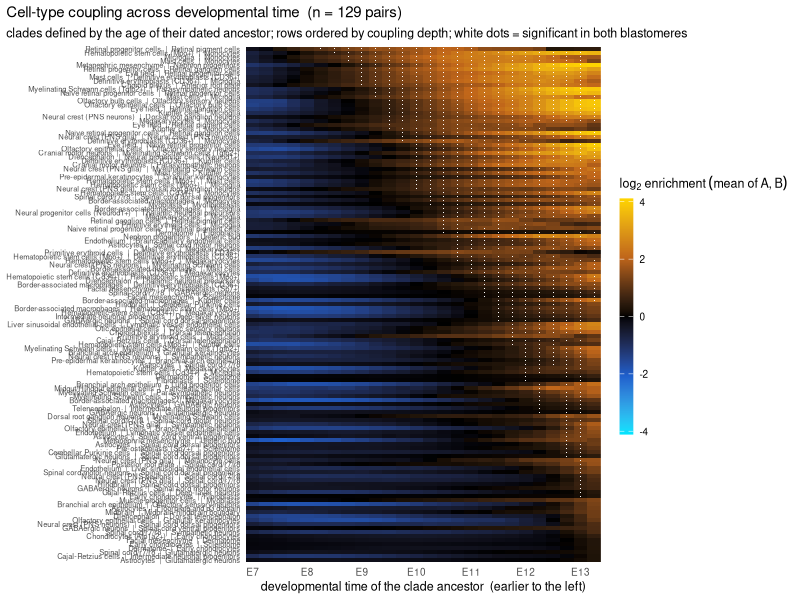

Write the R code that produced this figure. (Note: this script raises an error after producing the figure.)


#######################################################################
### Figure 5. Lineage predicts fate at every scale, from sibling pairs 
### to a dated hierarchy of cell-type couplings


#############################################################################
### Fig. 5A: Heatmap of the 37 progenitor & post-mitotic heterotypic pairings

library(ggplot2)
library(tidyr)
library(dplyr)

dat = read.csv("./figures_data/fig6B_captured_divisions.csv")

plot_dat <- dat %>%
    mutate(log2_fold = log2(fold))

prog_levels <- c(
    "Border-associated macrophages",
    "Definitive early erythroblasts (CD36-)",
    "Hematopoietic stem cells (Cd34+)",
    "Hematopoietic stem cells (Mpo+)",
    "Kupffer cells",
    "Myelinating Schwann cells",
    "Myelinating Schwann cells (Tgfb2+)",
    "Neural crest (PNS glia)",
    "Astrocytes",
    "Dorsal telencephalon",
    "Eye field",
    "Hindbrain",
    "Hypothalamus",
    "Intermediate neuronal progenitors",
    "Naive retinal progenitor cells",
    "Olfactory bulb cells",
    "Retinal progenitor cells",
    "Spinal cord dorsal progenitors",
    "Spinal cord/r7/r8",
    "Telencephalon",
    "Branchial arch epithelium",
    "Olfactory epithelial cells",
    "Otic epithelial cells",
    "Pre-epidermal keratinocytes"
)

post_levels <- c(
    "Granulocytes",
    "Megakaryocytes",
    "Osteoclasts",
    "Primitive erythroid cells",
    "Neural crest (PNS neurons)",
    "Parasympathetic neurons",
    "Sympathetic neurons",
    "Cajal-Retzius cells",
    "Cerebellar Purkinje cells",
    "Cranial motor neurons",
    "Deep-layer neurons",
    "GABAergic cortical interneurons",
    "GABAergic neurons",
    "Retinal ganglion cells",
    "Spinal cord motor neurons",
    "Granular keratinocytes",
    "Olfactory sensory neurons",
    "Otic sensory neurons"
)

plot_dat <- plot_dat %>%
    mutate(progenitor = factor(progenitor, levels = rev(prog_levels)),  # rev so first is on top
           postmitotic = factor(postmitotic, levels = post_levels))

p = ggplot(plot_dat, aes(x = postmitotic, y = progenitor, fill = log2_fold)) +
    geom_tile(color = "white", linewidth = 0.3) +
    geom_text(aes(label = n_cells, color = log2_fold > 3),
              size = 1.5) +
    scale_fill_viridis_c(option = "magma", name = expression(log[2]~fold~enrichment)) +
    scale_color_manual(values = c(`TRUE` = "black", `FALSE` = "white"), guide = "none") +
    coord_fixed() +
    labs(x = "post-mitotic derivative",
         y = "progenitor / regional state",
         title = "Captured differentiation divisions") +
    theme_minimal(base_size = 6) +
    theme(axis.text.x = element_text(angle = 45, hjust = 1),
          plot.title = element_text(hjust = 0.5))


####################################################
### Fig. 5B: Heatmap of "maximal clades" analysis

### tree_analysis/step2_sibling_cells.R



####################################################
### Fig. 5C: Timed fate couplings between cell types

library(ggplot2)
library(dplyr)
library(forcats)

dat = read.csv("./figures_data/figXa_coupling_carpet.csv")

plot_dat <- dat |>
    mutate(
        pair = paste(celltype_1, celltype_2, sep = "  |  "),
        # row_in_figure already encodes the coupling-depth ordering (1 = top)
        pair = fct_reorder(pair, row_in_figure, .desc = TRUE)
    )

# anchor the diverging palette at 0 so black always means log2 enr = 0,
# regardless of the asymmetric range (~ -1.5 to +2.5)
lim  <- max(abs(range(plot_dat$log2_enrichment_mean, na.rm = TRUE)))
brks <- c(-lim, -lim/2, 0, lim/2, lim)
pal  <- c("#00E5FF", "#1E5FCC", "#000000", "#C0661A", "#FFD400")

p = ggplot(plot_dat, aes(clade_ancestor_age_E, pair, fill = log2_enrichment_mean)) +
    geom_raster() +
    geom_point(
        data = \(d) filter(d, significant_both_blastomeres == 1),
        colour = "white", size = 0.35, stroke = 0, shape = 16
    ) +
    scale_fill_gradientn(
        colours = pal,
        values  = scales::rescale(brks),
        limits  = c(-lim, lim),
        name    = expression(log[2]~enrichment~(mean~of~A*","~B))
    ) +
    scale_x_continuous(
        breaks = 7:13, labels = paste0("E", 7:13), expand = c(0, 0)
    ) +
    scale_y_discrete(expand = c(0, 0)) +
    labs(
        title    = "Cell-type coupling across developmental time  (n = 129 pairs)",
        subtitle = "clades defined by the age of their dated ancestor; rows ordered by coupling depth; white dots = significant in both blastomeres",
        x = "developmental time of the clade ancestor  (earlier to the left)",
        y = NULL
    ) +
    theme_minimal(base_size = 9) +
    theme(
        axis.text.y        = element_text(size = 5.5),
        axis.ticks.y       = element_blank(),
        panel.grid         = element_blank(),
        plot.title.position = "plot",
        legend.key.height  = unit(1.2, "cm"),
        legend.key.width   = unit(0.35, "cm")
    )


######################################################
### Fig. 5D: A draft hierarchy of timed fate couplings

library(ggplot2)
library(ggdendro)

INK  <- "#1f2328"
INK2 <- "#4a5158"
EDGE <- "#7f868d"
DATE <- "#8a3324"

# ---- 1. Read data --------------------------------------------------------
depth_mat <- read.csv("./figures_data/figXb_coupling_depth_matrix.csv",
                      row.names = 1, check.names = FALSE)
labels   <- rownames(depth_mat)
n_leaves <- length(labels)

hier <- read.csv("./figures_data/figXb_coupling_hierarchy.csv",
                 check.names = FALSE, stringsAsFactors = FALSE)
hier <- hier[order(hier$merge_order), ]
hier$member_list <- strsplit(hier$members, "; ", fixed = TRUE)

# ---- 2. Reconstruct hclust merge matrix from member lists ---------------
# clusters: named list; name is cluster id (-k for leaf k, +i for merge i)
clusters <- setNames(as.list(labels), as.character(-seq_len(n_leaves)))

merge_left   <- integer(nrow(hier))
merge_right  <- integer(nrow(hier))
merge_height <- numeric(nrow(hier))

for (i in seq_len(nrow(hier))) {
    target <- hier$member_list[[i]]
    cluster_ids <- names(clusters)
    K <- length(clusters)
    found <- NULL
    for (a in seq_len(K - 1)) {
        for (b in seq(a + 1, K)) {
            u <- c(clusters[[a]], clusters[[b]])
            if (length(u) == length(target) && setequal(u, target)) {
                found <- c(a, b); break
            }
        }
        if (!is.null(found)) break
    }
    stopifnot(!is.null(found))
    merge_left[i]   <- as.integer(cluster_ids[found[1]])
    merge_right[i]  <- as.integer(cluster_ids[found[2]])
    merge_height[i] <- hier$branch_point_age_E[i]
    clusters <- clusters[-found]
    clusters[[as.character(i)]] <- target
}
stopifnot(!is.unsorted(merge_height))

# ---- 3. Derive a valid leaf order by post-order traversal ---------------
merge_mat <- cbind(merge_left, merge_right)
get_leaves <- function(id) {
    if (id < 0) return(-id)
    c(get_leaves(merge_mat[id, 1]), get_leaves(merge_mat[id, 2]))
}
leaf_order <- get_leaves(nrow(merge_mat))

hc <- structure(
    list(merge = merge_mat, height = merge_height, order = leaf_order,
         labels = labels, method = "average", call = match.call(),
         dist.method = "user"),
    class = "hclust"
)

# ---- 4. Rank-transform heights (ties at 13.5 would otherwise collapse) ---
real_heights   <- hc$height
hc_rank        <- hc
hc_rank$height <- rank(hc$height, ties.method = "first")

dd  <- dendro_data(as.dendrogram(hc_rank), type = "rectangle")
seg <- dd$segments
lab <- dd$labels
lab$label <- as.character(lab$label)

seg <- transform(seg,
                 plot_x    = -y,    plot_y    = x,
                 plot_xend = -yend, plot_yend = xend)

# ---- 5. Branch-point date labels ----------------------------------------
top_segs <- subset(seg, y == yend & x != xend)
tops <- do.call(rbind, lapply(split(top_segs, top_segs$y), function(g) {
    data.frame(rank     = round(g$y[1]),
               leaf_mid = mean(range(c(g$x, g$xend))),
               stringsAsFactors = FALSE)
}))
tops$age <- real_heights[tops$rank]
tops     <- subset(tops, age <= 13.25)     # 51 branch points

# ---- 6. Group brackets (right side) -------------------------------------
groups <- list(
    "Otic"               = c("Otic sensory neurons", "Otic epithelial cells"),
    "Gut tube"           = c("Pancreatic acinar cells", "Midgut/Hindgut epithelial cells"),
    "Keratinocytes"      = c("Pre-epidermal keratinocytes", "Granular keratinocytes",
                             "Branchial arch epithelium", "Lung progenitor cells"),
    "Olfactory"          = c("Olfactory epithelial cells", "Olfactory bulb cells",
                             "Olfactory sensory neurons"),
    "Haematopoiesis"     = c("Microglia", "Definitive erythroblasts (CD36+)", "Mast cells",
                             "Monocytes", "Hematopoietic stem cells (Mpo+)", "Kupffer cells",
                             "Megakaryocytes", "Border-associated macrophages",
                             "Hematopoietic stem cells (Cd34+)", "Primitive erythroid cells"),
    "Retina / eye field" = c("Retinal progenitor cells", "Retinal pigment cells", "Eye field",
                             "Retinal ganglion cells", "Naive retinal progenitor cells"),
    "Neural crest / PNS" = c("Neural crest (PNS neurons)", "Dorsal root ganglion neurons",
                             "Neural crest (PNS glia)", "Myelinating Schwann cells",
                             "Sympathetic neurons", "Parasympathetic neurons",
                             "Myelinating Schwann cells (Tgfb2+)", "Cranial motor neurons",
                             "Melanocyte cells"),
    "Kidney"             = c("Nephron progenitors", "Metanephric mesenchyme", "Ureteric bud")
)

grp_df <- do.call(rbind, lapply(names(groups), function(nm) {
    ys <- lab$x[match(groups[[nm]], lab$label)]
    ys <- ys[!is.na(ys)]
    if (!length(ys)) return(NULL)
    data.frame(name = nm, y_pos = mean(range(ys)),          # midpoint, not mean
               y_min = min(ys), y_max = max(ys),
               stringsAsFactors = FALSE)
}))

# ---- 7. Draw -------------------------------------------------------------
depth_max    <- max(seg$y)
label_x      <- 0.4                    # leaf label column (right side)
group_text_x <- -(depth_max + 6)       # group label column (left of root)

p <- ggplot() +
    geom_segment(data = seg,
                 aes(x = plot_x, y = plot_y, xend = plot_xend, yend = plot_yend),
                 colour = EDGE, linewidth = 0.32, lineend = "round") +
    
    geom_text(data = tops,
              aes(x = -rank, y = leaf_mid, label = sprintf("E%.2f", age)),
              hjust = 1, vjust = -0.4, size = 2.0, colour = DATE,
              nudge_x = -0.15) +
    
    geom_text(data = lab,
              aes(x = label_x, y = x, label = label),
              hjust = 0, size = 2.2, colour = INK) +
    
    # left-side group labels (no brackets)
    geom_text(data = grp_df,
              aes(x = group_text_x, y = y_pos, label = name),
              hjust = 0, size = 2.5, colour = INK, fontface = "italic") +
    
    scale_x_continuous(expand = expansion(add = c(8, 10))) +
    scale_y_continuous(expand = expansion(add = c(0.4, 0.4))) +
    coord_cartesian(clip = "off") +
    
    labs(
        title    = "Cell types grouped by the depth at which their lineage coupling remains detectable",
        subtitle = "dates are coupling depths in E-days, not divergence times; groups closing earliest stay co-restricted deepest",
        caption  = "branch points labelled with the developmental time at which the group's coupling is still detectable (horizontal distance not to scale)",
        x = NULL, y = NULL
    ) +
    theme_void(base_size = 9) +
    theme(
        plot.title    = element_text(size = 11,  hjust = 0.5, colour = INK,  margin = margin(b = 2)),
        plot.subtitle = element_text(size = 9.5, hjust = 0.5, colour = INK2, margin = margin(b = 12)),
        plot.caption  = element_text(size = 9,   hjust = 0.5, colour = INK2, margin = margin(t = 10)),
        plot.margin   = margin(12, 14, 12, 14)
    )
